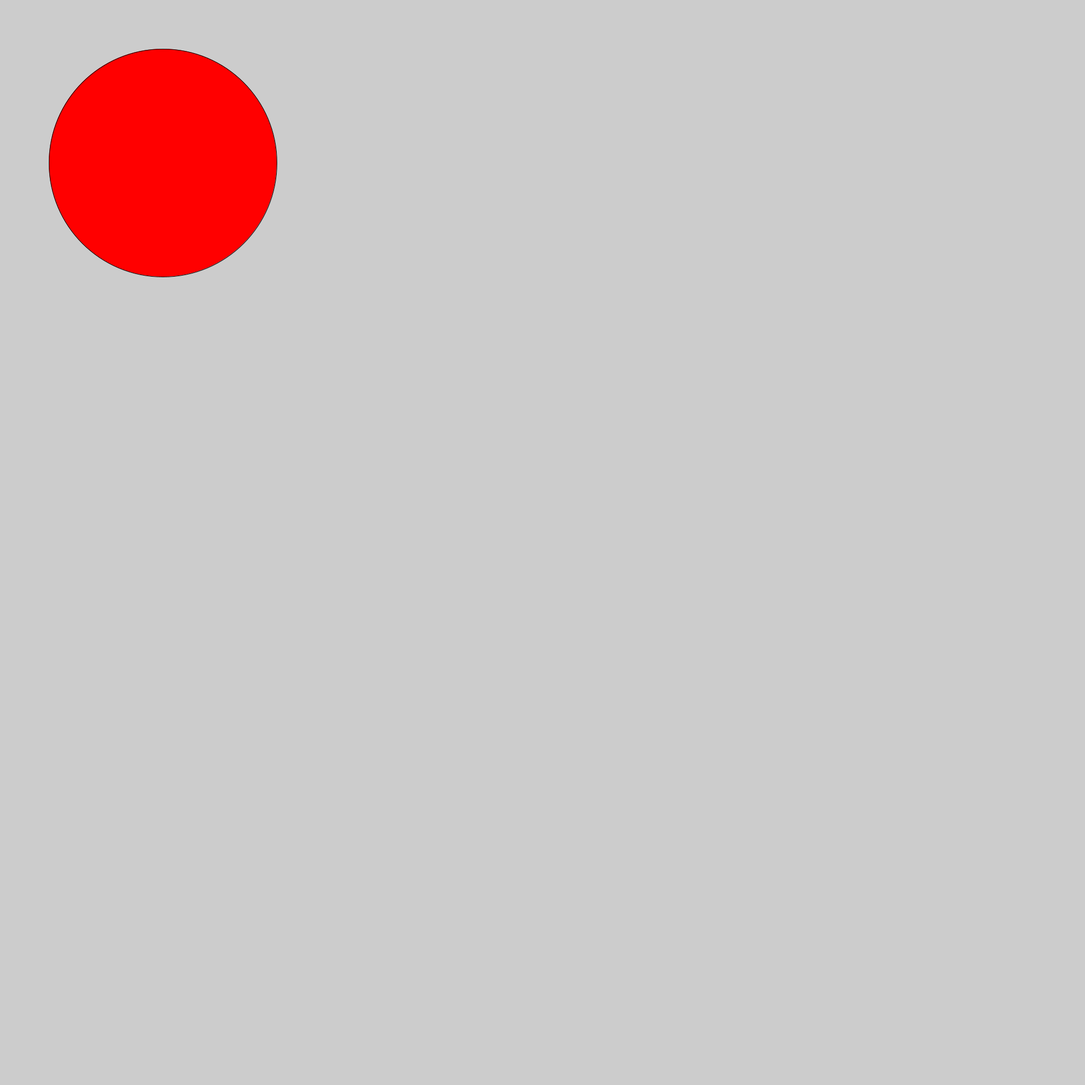
Frame 1 (no input)
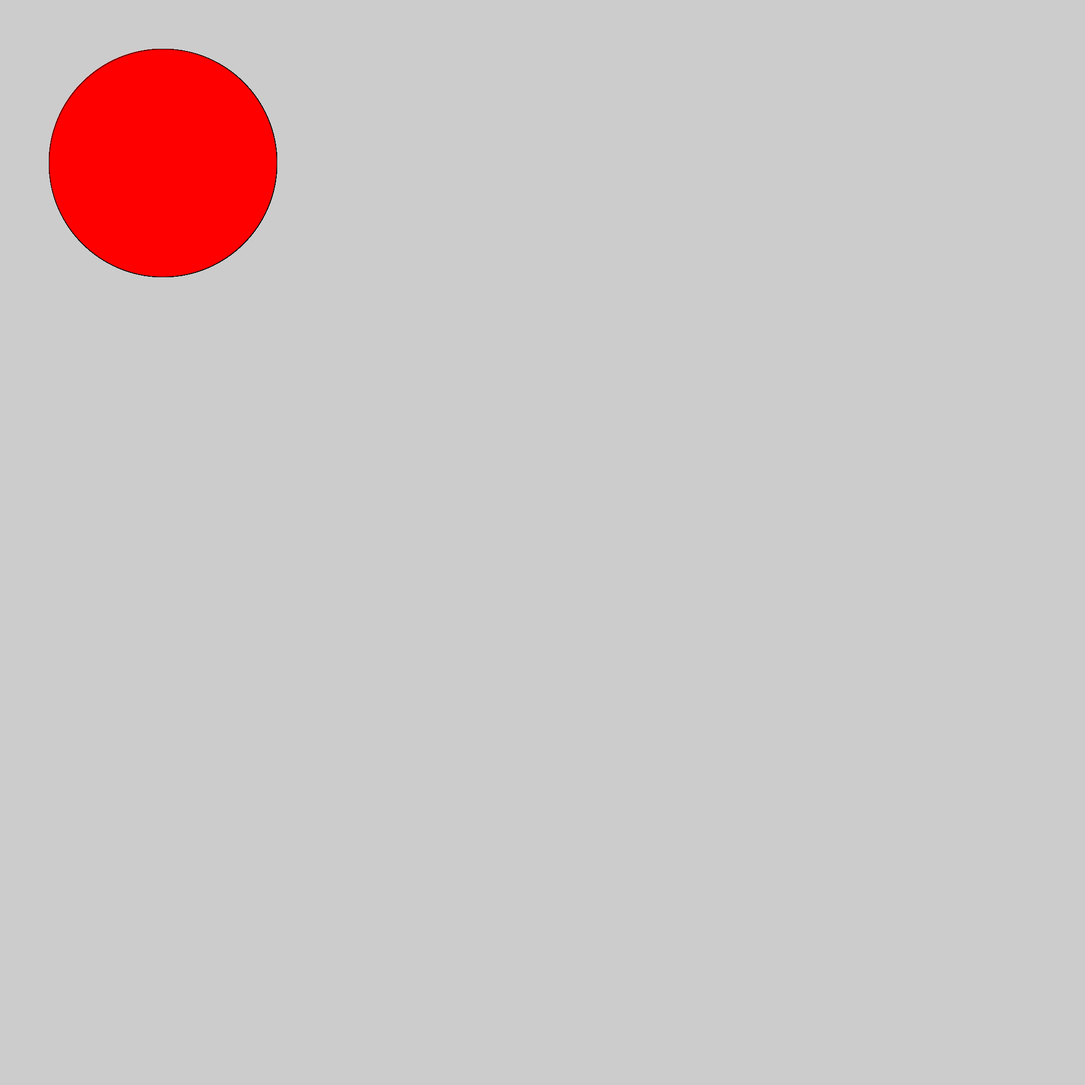
Frame 60 (the mouse pressed at the canvas centre just before this capture)
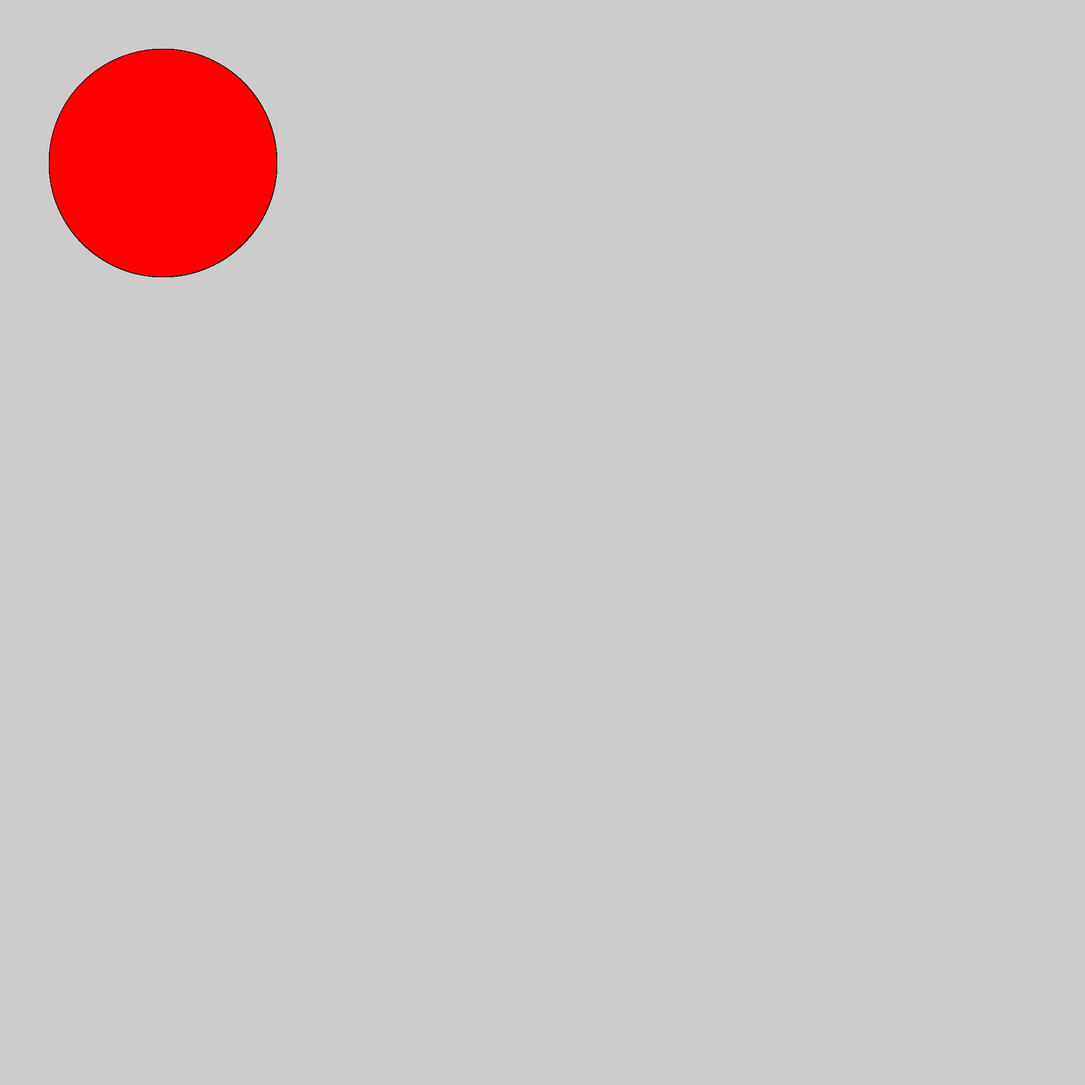
Frame 120 (the mouse held since frame 60 and released just before this capture)

The Processing sketch that drew these frames (run headless with seeded random() and noise(); from frame 60 on, the mouse is pressed at the canvas centre):

// Processing sketch: Jeff_the_slippery_dot
// ── Jeff_the_slippery_dot.pde
import java.util.*;
// 1. Create tree integer variables to represent the x, y, and the size of the ellipse
  Random Rand = new Random();
  int yox = 300;
  int yoy =300;
  int yosize = 420;  
    void setup() {
     // 2. Set the size of your sketch
    size(2000,2000);
    }
    void draw() {
      // 3. Set the background color of your sketch
      fill(255,0,0);      
      // 4. Draw an ellipse. Make sure it fits in the window.
      ellipse(yox,yoy,yosize,yosize);
      // Use the variables created at the top of the sketch, 
      // for the location and size of your ellipse
      
    }
    
    void mousePressed() {
      //5. Create an integer variable called distance
      int distance = getDistance(mouseX,mouseY,yox,yoy);
      //6. Set the value of the distance variable to the value returned by the getDistance method
      //   Pass the mouse's x and y (mouseX and mouseY) and the x and y of your ellipse to the method.
        
          
      //7.  Use an if statement to check if the distance variable is < the radius of the ellipse
      //    If it is, set a new x and y for the ellse, using a random location on the window
      //    Hint: Use the Processing random() function       
      if(distance<yosize/2)
      {
        yox = Rand.nextInt(101)+200;
        yoy = Rand.nextInt(101)+200;
      }
    }
    
    int getDistance(int x1, int y1, int x2, int y2) {
      return (int)Math.sqrt(Math.pow((x1-x2),2) + Math.pow((y1-y2),2));
    }
